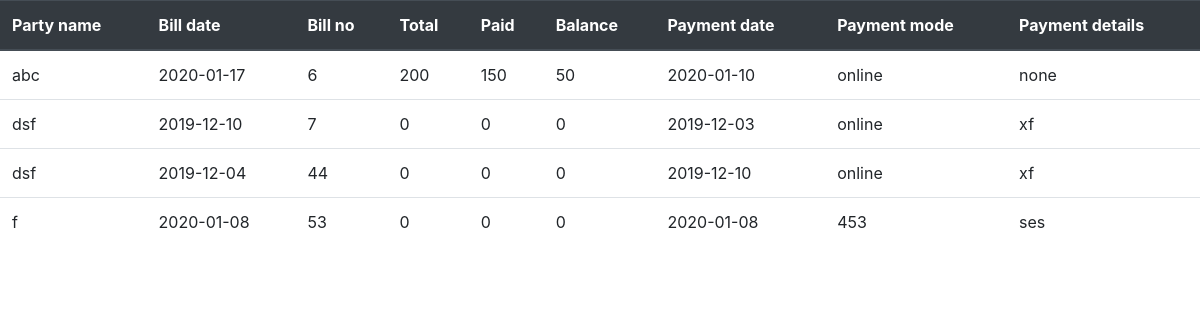
The app's page /form/bill_view.php with its own data.
### tables this page shows
CREATE TABLE `purchase_bill_rec` (
  `party_name` varchar(30) NOT NULL,
  `bill_date` date NOT NULL,
  `bill_no` int(10) NOT NULL,
  `total` int(9) NOT NULL,
  `paid` int(9) NOT NULL,
  `bal` int(9) NOT NULL,
  `pay_date` date NOT NULL,
  `pay_mode` varchar(30) NOT NULL,
  `pay_details` varchar(30) NOT NULL
);

### form/bill_view.php (the view, shortened to what this page needs)
<?php
require("common.php");
?>
<!DOCTYPE html>
<html lang="en">
<head>
    <link rel="stylesheet" href="https://stackpath.bootstrapcdn.com/bootstrap/4.4.1/css/bootstrap.min.css">
</head>
<body>
<?php
$query = "SELECT * FROM purchase_bill_rec";;
$result=mysqli_query($con, $query) or die(mysqli_error($con));
if(mysqli_num_rows($result) >= 1) {
?>
    <table class="table">
        <thead class="thead-dark">
          <tr style="background-color: aquamarine;">
            <th scope="col">Party name</th>
            <th scope="col">Bill date</th>
            <th scope="col">Bill no</th>
            <th scope="col">Total</th>
            <th scope="col">Paid</th>
            <th scope="col">Balance</th>
            <th scope="col">Payment date</th>
            <th scope="col">Payment mode</th>
            <th scope="col">Payment details</th>
          </tr>
        </thead>
        <tbody>
        <?php while($row=mysqli_fetch_array($result)) { ?>
          <tr>
            <td><?php echo $row['party_name']; ?></td>
            <td><?php echo $row['bill_date']; ?></td>
            <td><?php echo $row['bill_no']; ?></td>
            <td><?php echo $row['total']; ?></td>
            <td><?php echo $row['paid']; ?></td>
            <td><?php echo $row['bal']; ?></td>
            <td><?php echo $row['pay_date']; ?></td>
            <td><?php echo $row['pay_mode']; ?></td>
            <td><?php echo $row['pay_details']; ?></td>
          </tr>
           <?php } ?>
        </tbody>
      </table>
 <?php }
else{
    echo "No records found";
}
?>
</body>
</html>

### records on screen
purchase_bill_rec: party_name "abc", bill_date "2020-01-17", bill_no "6", total "200", paid "150", bal "50", pay_date "2020-01-10", pay_mode "online", pay_details "none"
purchase_bill_rec: party_name "dsf", bill_date "2019-12-10", bill_no "7", total "0", paid "0", bal "0", pay_date "2019-12-03", pay_mode "online", pay_details "xf"
purchase_bill_rec: party_name "dsf", bill_date "2019-12-04", bill_no "44", total "0", paid "0", bal "0", pay_date "2019-12-10", pay_mode "online", pay_details "xf"
purchase_bill_rec: party_name "f", bill_date "2020-01-08", bill_no "53", total "0", paid "0", bal "0", pay_date "2020-01-08", pay_mode "453", pay_details "ses"
